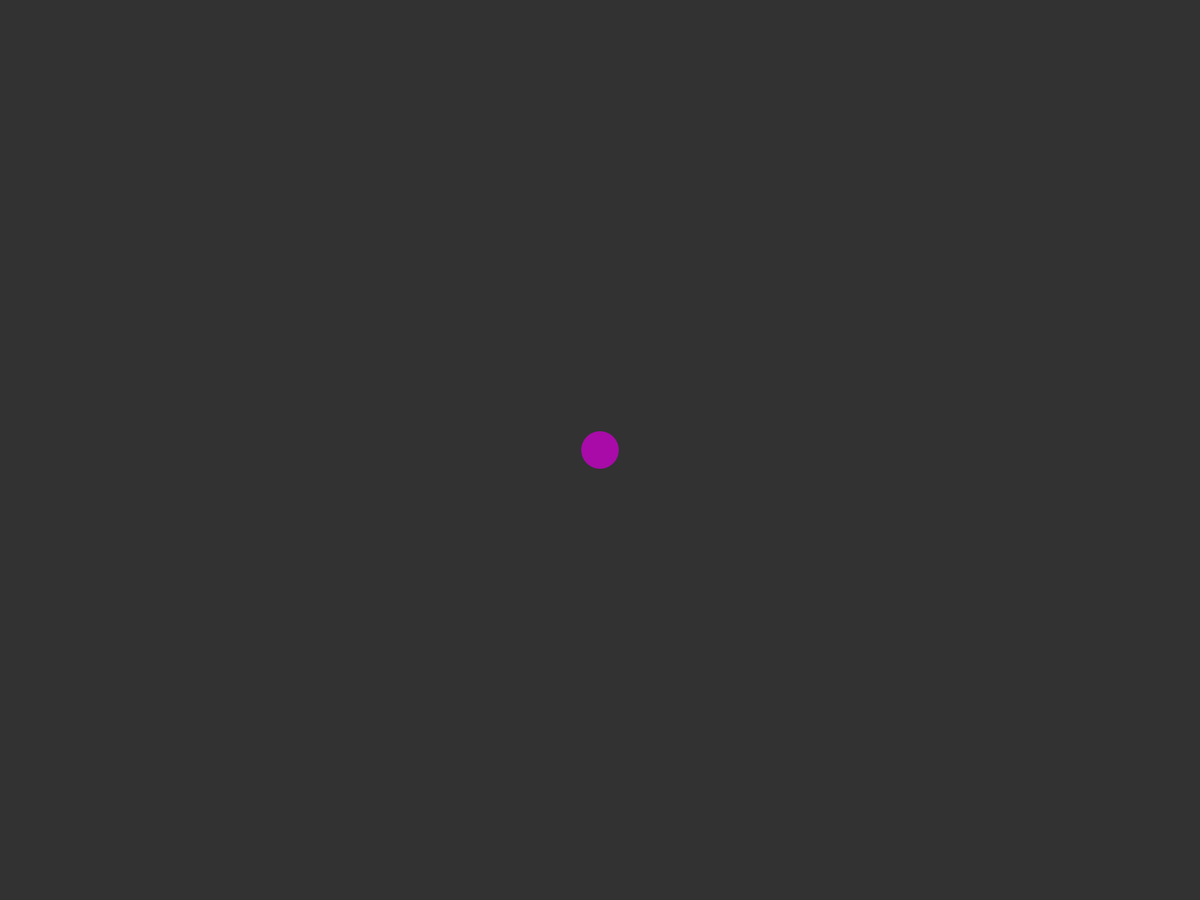
Frame 1 (no input)
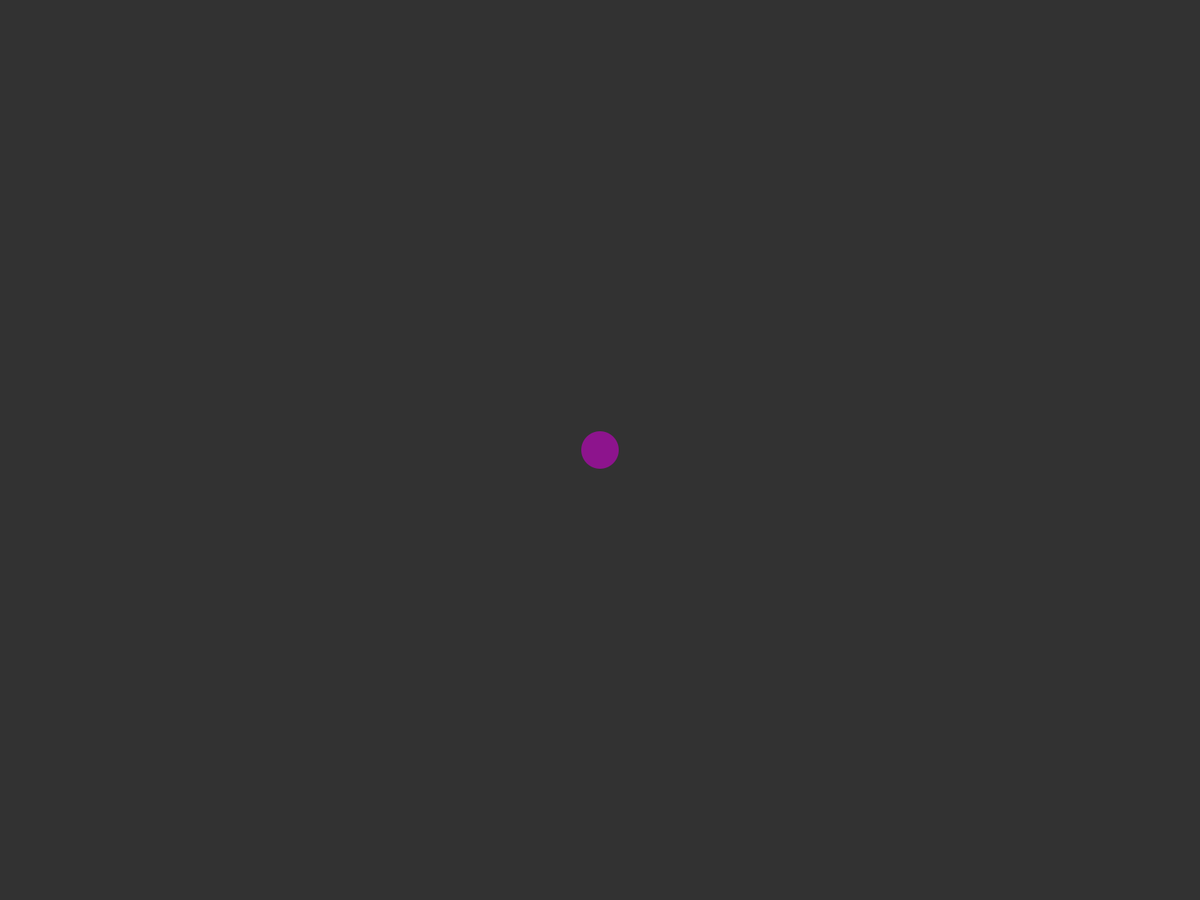
Frame 60 (the mouse pressed at the canvas centre just before this capture)
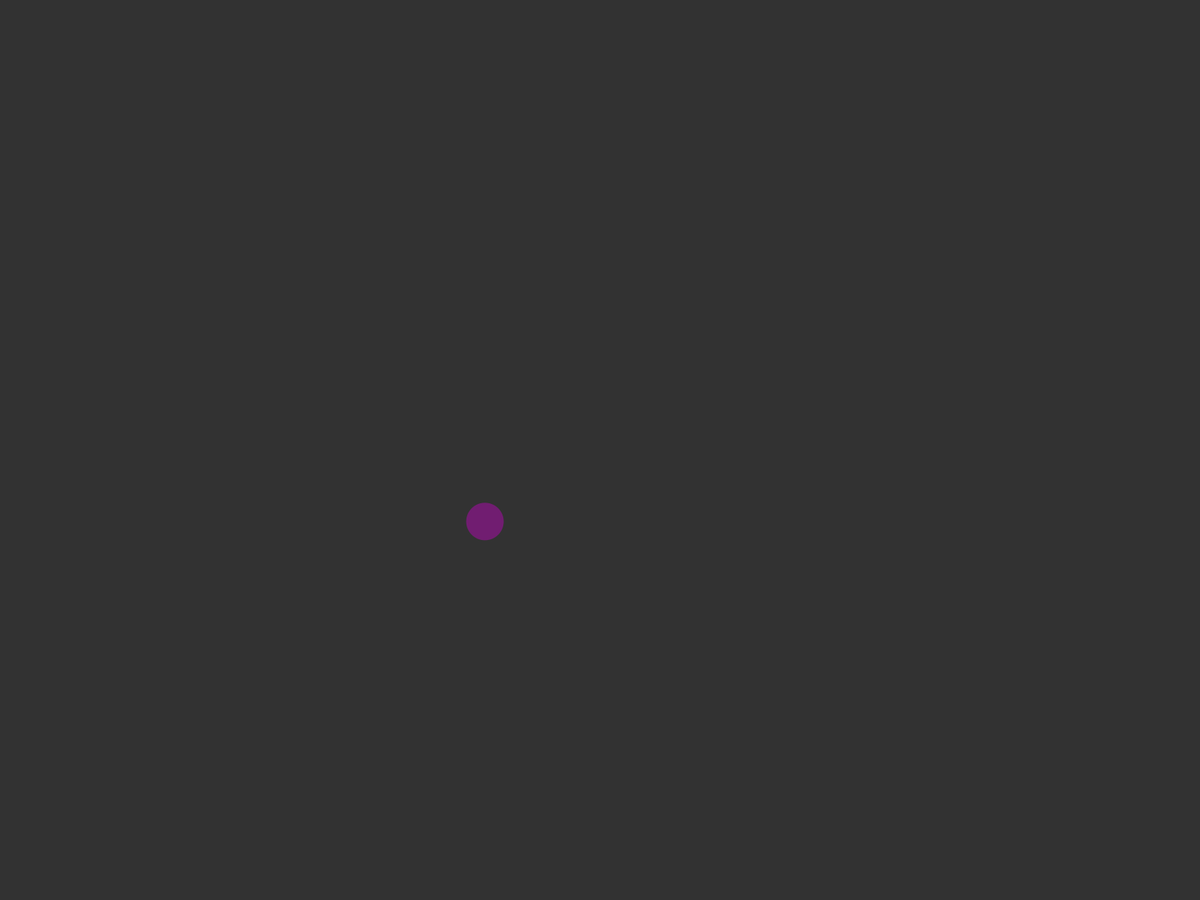
Frame 120 (the mouse held since frame 60 and released just before this capture)

The Processing sketch that drew these frames (run headless with seeded random() and noise(); from frame 60 on, the mouse is pressed at the canvas centre):

// Processing sketch: PARTICLES_CHECKING
// ── PARTICLES_CHECKING.pde
Particle p ; 
void setup() { 
  fullScreen() ; 
  p = new Particle( width/2, height/2, color(200, 0, 200, 200), 50, 0) ; 
  noStroke() ;
  background(50) ;
} 

void draw() { 
  fill(50) ; 
  rect(0, 0, width, height) ; 
  p.update() ; 
  p.display() ;
}

void mousePressed() { 
  if ( p.free ) { 
    p.bind( 200, p.vel.heading(), 0.051 ) ; 
    p.piv.set( width/2, height/2 ) ;
  } else p.free = true ;
} 

// ── Particle.pde
class Particle {
  PVector pos, vel, acl ;
  color c ;
  float r, dr, a, da ;
  boolean free ; 
  float theta, dtheta ; 
  float d ; 
  PVector piv, tow ; 
  boolean growing ; 
  float maxforce, maxvel ;
  Particle(float x, float y, color col, float radius, float dradius) {
    pos = new PVector(x, y) ;
    vel = new PVector(0, 0) ; 
    acl = new PVector(0, 0) ; 
    piv = new PVector(0, 0) ; 
    tow = new PVector(0, 0) ; 
    c = col ;
    r = radius ;
    dr = dradius ;
    a = 255 ; 
    da = 1 ; 
    free = true ;
    growing = true ;
    maxvel = 10 ; 
    maxforce = 1 ; 
  }
  void bind(float distance, float t, float dt) { 
    free = false ; 
    piv.set( pos.x, pos.y ) ; 
    theta = t ; 
    dtheta = dt ; 
    d = distance ;
  } 

  void update() { 
    if ( !free ) {
      tow.set( piv.x + d*cos(theta), piv.y + d*sin(theta) ) ; 
      seek( tow ) ;
      theta += dtheta ;
    }
    vel.add(acl) ;
    vel.limit(maxvel) ; 
    pos.add(vel) ;
    acl.mult(0) ;
    r += dr ;
    a += growing ? da : -da ; 
    if ( a <= 0 ) growing = true ; 
    if ( a >= 255 ) growing = false ;
  }
  void applyforce( PVector f ) { 
    acl.add(f) ;
  }
  void seek( PVector target ) { 
    PVector desired = PVector.sub(target, pos) ;
    float d = desired.mag() ; 
    if ( d < 100 ) { 
      desired.setMag( map( d, 0, 100, 0, maxvel) ) ;
    } else { 
      desired.setMag(maxvel) ;
    } 
    PVector steer = PVector.sub(desired, vel) ; 
    steer.limit(maxforce) ; 
    applyforce(steer) ;
  }

  void display() {
    fill(c, a);
    circle(pos.x, pos.y, r) ;
  }
}
